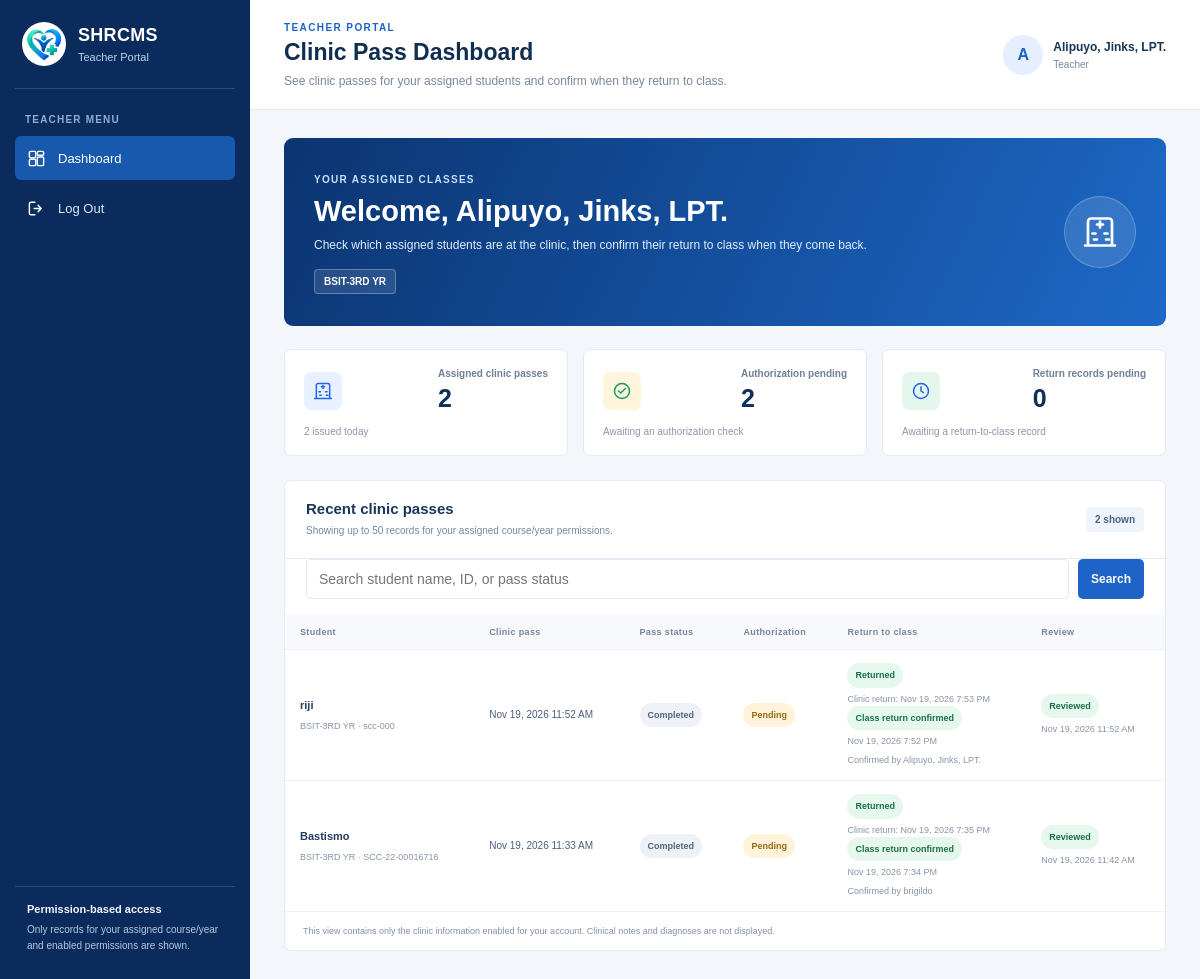
Page /php/Teacher_Dashboard/teacher_dashboard.php (signed in) on the committed database.
### tables this page shows
CREATE TABLE `clinic_passes` (
  `id` int NOT NULL,
  `student_id_no` varchar(50) NOT NULL,
  `pass_date` datetime NOT NULL,
  `pass_status` varchar(50) NOT NULL DEFAULT 'Issued',
  `authorization_status` varchar(50) NOT NULL DEFAULT 'Authorized',
  `return_status` varchar(50) NOT NULL DEFAULT 'Pending',
  `returned_at` datetime DEFAULT NULL,
  `teacher_confirmed_return_at` datetime DEFAULT NULL,
  `return_confirmed_by_teacher_id` int DEFAULT NULL,
  `issued_by_staff_id` int DEFAULT NULL,
  `created_at` timestamp NOT NULL DEFAULT CURRENT_TIMESTAMP
);

CREATE TABLE `students` (
  `id` int NOT NULL,
  `student_id_no` varchar(50) NOT NULL,
  `fullname` varchar(100) NOT NULL,
  `age` int DEFAULT NULL,
  `gender` varchar(20) DEFAULT NULL,
  `course_year` varchar(50) DEFAULT NULL,
  `contact` varchar(20) DEFAULT NULL,
  `allergies` text,
  `known_conditions` text,
  `created_at` timestamp NOT NULL DEFAULT CURRENT_TIMESTAMP,
  `user_id` int DEFAULT NULL,
  `email` varchar(100) DEFAULT NULL,
  `id_document` varchar(255) DEFAULT NULL,
  `password` varchar(255) DEFAULT NULL,
  `medical_history` text,
  `current_medications` text,
  `immunization_information` text,
  `emergency_contact_name` varchar(100) DEFAULT NULL,
  `emergency_contact_relationship` varchar(50) DEFAULT NULL,
  `emergency_contact_number` varchar(20) DEFAULT NULL,
  `birthdate` date DEFAULT NULL
);

CREATE TABLE `staff` (
  `id` int NOT NULL,
  `staff_id_no` varchar(50) DEFAULT NULL,
  `password` varchar(255) DEFAULT NULL,
  `fullname` varchar(100) NOT NULL,
  `role` varchar(50) NOT NULL,
  `email` varchar(100) DEFAULT NULL,
  `id_document` varchar(255) DEFAULT NULL,
  `created_at` timestamp NOT NULL DEFAULT CURRENT_TIMESTAMP
);

CREATE TABLE `teacher_pass_reviews` (
  `id` int NOT NULL,
  `pass_id` int NOT NULL,
  `teacher_id` int NOT NULL,
  `reviewed_at` timestamp NOT NULL DEFAULT CURRENT_TIMESTAMP
);

### php/Teacher_Dashboard/teacher_dashboard.php (the view, shortened to what the rows shown need)
<?php
require_once __DIR__ . '/../db.php';
$conn->set_charset('utf8mb4');
function e($value): string
{
    return htmlspecialchars((string)($value ?? ''), ENT_QUOTES, 'UTF-8');
}
function formatTeacherDate($value, string $format = 'M j, Y g:i A'): string
{
    $timestamp = strtotime((string)$value);
    return $timestamp === false ? '—' : date($format, $timestamp);
}
$teacherId = (int)($_SESSION['staff_id'] ?? $_SESSION['user_id'] ?? 0);
$teacherName = $_SESSION['admin_username'] ?? 'Teacher';
$search = is_string($_GET['search'] ?? null) ? trim($_GET['search']) : '';
$search = mb_substr($search, 0, 100);
$searchPattern = '%' . $search . '%';
$assignments = [];
$passes = [];
$conn->query(
    'CREATE TABLE IF NOT EXISTS teacher_pass_reviews (
        id INT NOT NULL AUTO_INCREMENT,
        pass_id INT NOT NULL,
        teacher_id INT NOT NULL,
        reviewed_at TIMESTAMP NOT NULL DEFAULT CURRENT_TIMESTAMP,
        PRIMARY KEY (id),
        UNIQUE KEY uq_teacher_pass_review (pass_id, teacher_id),
        INDEX idx_teacher_pass_review_teacher (teacher_id),
        CONSTRAINT fk_tpr_pass FOREIGN KEY (pass_id) REFERENCES clinic_passes(id) ON DELETE CASCADE,
        CONSTRAINT fk_tpr_teacher FOREIGN KEY (teacher_id) REFERENCES staff(id) ON DELETE CASCADE
    ) ENGINE=InnoDB DEFAULT CHARSET=utf8mb4'
);
try {
    $assignmentStmt = $conn->prepare(
        'SELECT course_year, can_view_passes, can_view_authorization,
                can_view_return_records, can_confirm_returns, can_review
         FROM teacher_course_assignments
         WHERE teacher_id = ?
           AND (can_view_passes = 1 OR can_view_authorization = 1
                OR can_view_return_records = 1 OR can_confirm_returns = 1
                OR can_review = 1)
         ORDER BY course_year'
    );
    $assignmentStmt->bind_param('i', $teacherId);
    $assignmentStmt->execute();
    $assignmentResult = $assignmentStmt->get_result();
    while ($assignment = $assignmentResult->fetch_assoc()) {
        $assignments[] = $assignment;
    }
    if ($assignments) {
        $passesStmt = $conn->prepare(
            'SELECT p.id, p.student_id_no, p.pass_date, p.pass_status,
                    p.authorization_status, p.return_status, p.returned_at,
                    p.teacher_confirmed_return_at,
                    p.return_confirmed_by_teacher_id, confirmer.fullname AS return_confirmed_by_name,
                    s.fullname, s.course_year,
                    a.can_view_passes, a.can_view_authorization,
                    a.can_view_return_records, a.can_confirm_returns, a.can_review,
                    r.reviewed_at
             FROM clinic_passes p
             INNER JOIN students s
                 ON s.student_id_no COLLATE utf8mb4_unicode_ci =
                    p.student_id_no COLLATE utf8mb4_unicode_ci
             INNER JOIN teacher_course_assignments a
                 ON a.teacher_id = ?
                 AND a.course_year COLLATE utf8mb4_unicode_ci =
                     s.course_year COLLATE utf8mb4_unicode_ci
             LEFT JOIN teacher_pass_reviews r
                 ON r.pass_id = p.id AND r.teacher_id = a.teacher_id
             LEFT JOIN staff confirmer
                 ON confirmer.id = p.return_confirmed_by_teacher_id
             WHERE (a.can_view_passes = 1 OR a.can_view_authorization = 1
                    OR a.can_view_return_records = 1 OR a.can_confirm_returns = 1
                    OR a.can_review = 1)
               AND (? = \'\'
                    OR p.student_id_no LIKE ? OR s.fullname LIKE ?
                    OR s.course_year LIKE ? OR p.pass_status LIKE ?
                    OR p.authorization_status LIKE ? OR p.return_status LIKE ?)
             ORDER BY p.pass_date DESC, p.id DESC
             LIMIT 50'
        );
        $passesStmt->bind_param(
            'isssssss',
            $teacherId,
            $search,
            $searchPattern,
            $searchPattern,
            $searchPattern,
            $searchPattern,
            $searchPattern,
            $searchPattern
        );
        $passesStmt->execute();
        $passesResult = $passesStmt->get_result();
        while ($pass = $passesResult->fetch_assoc()) {
            $passes[] = $pass;
        }
    }
} catch (mysqli_sql_exception $exception) {
    error_log('Teacher dashboard query failed: ' . $exception->getMessage());
    $databaseError = 'Clinic pass information is temporarily unavailable. Please contact the clinic administrator.';
}
$canViewPasses = false;
$canViewAuthorization = false;
$canViewReturnRecords = false;
$canConfirmReturns = false;
$canReview = false;
foreach ($assignments as $assignment) {
    $canViewPasses = $canViewPasses || (int)$assignment['can_view_passes'] === 1;
    $canViewAuthorization = $canViewAuthorization || (int)$assignment['can_view_authorization'] === 1;
    $canViewReturnRecords = $canViewReturnRecords || (int)$assignment['can_view_return_records'] === 1;
    $canConfirmReturns = $canConfirmReturns || (int)$assignment['can_confirm_returns'] === 1;
    $canReview = $canReview || (int)$assignment['can_review'] === 1;
}
?>
<!DOCTYPE html>
<html lang="en">
<head>
    <link rel="stylesheet" href="../../css/Teacher/teacher-dashboard.css?v=20261117">
</head>
<body class="teacher-dashboard-body">
    <div class="teacher-layout">
        <main class="teacher-main">
            <header class="teacher-header">
                <div>
                    <h1>Clinic Pass Dashboard</h1>
                </div>
            </header>
            <section class="teacher-content">
                <section class="teacher-welcome">
                    <div>
                        <h2>Welcome, <?= e($teacherName) ?></h2>
                    </div>
                </section>
                <?php if ($assignments): ?>
                    <section class="teacher-records-panel">
                        <div class="teacher-panel-heading">
                            <div>
                                <h2>Recent clinic passes</h2>
                            </div>
                        </div>
                        <div class="teacher-table-wrap">
                            <table class="teacher-table">
                                <thead>
                                    <tr>
                                        <th scope="col">Student</th>
                                        <?php if ($canViewPasses): ?>
                                            <th scope="col">Clinic pass</th>
                                            <th scope="col">Pass status</th>
                                        <?php endif; ?>
                                        <?php if ($canViewAuthorization): ?>
                                            <th scope="col">Authorization</th>
                                        <?php endif; ?>
                                        <?php if ($canViewReturnRecords || $canConfirmReturns): ?>
                                            <th scope="col">Return to class</th>
                                        <?php endif; ?>
                                        <?php if ($canReview): ?>
                                            <th scope="col">Review</th>
                                        <?php endif; ?>
                                    </tr>
                                </thead>
                                <tbody>
                                    <?php if (!$passes): ?>
                                        <tr>
                                            <td class="teacher-empty-row"
                                                colspan="<?= 1 + ($canViewPasses ? 2 : 0) + ($canViewAuthorization ? 1 : 0) + (($canViewReturnRecords || $canConfirmReturns) ? 1 : 0) + ($canReview ? 1 : 0) ?>">
                                                <?= $search !== '' ? 'No clinic passes match your search.' : 'No clinic pass records are available for your assigned classes.' ?>
                                            </td>
                                        </tr>
                                    <?php else: ?>
                                        <?php foreach ($passes as $pass): ?>
                                            <tr>
                                                <td>
                                                    <strong><?= e($pass['fullname']) ?></strong>
                                                    <small><?= e($pass['course_year']) ?> · <?= e($pass['student_id_no']) ?></small>
                                                </td>
                                                <?php if ((int)$pass['can_view_passes'] === 1): ?>
                                                    <td><?= e(formatTeacherDate($pass['pass_date'])) ?></td>
                                                    <td><span class="teacher-status"><?= e($pass['pass_status']) ?></span></td>
                                                <?php elseif ($canViewPasses): ?>
                                                    <td>—</td>
                                                    <td>—</td>
                                                <?php endif; ?>
                                                <?php if ($canViewAuthorization): ?>
                                                    <td>
                                                        <?php if ((int)$pass['can_view_authorization'] === 1): ?>
                                                            <span class="teacher-status <?= strtolower(str_replace(' ', '-', $pass['authorization_status'])) ?>">
                                                                <?= e($pass['authorization_status']) ?>
                                                            </span>
                                                        <?php else: ?>
                                                            —
                                                        <?php endif; ?>
                                                    </td>
                                                <?php endif; ?>
                                                <?php if ($canViewReturnRecords || $canConfirmReturns): ?>
                                                    <td>
                                                        <?php if ((int)$pass['can_view_return_records'] === 1 || (int)$pass['can_confirm_returns'] === 1): ?>
                                                            <?php if ((int)$pass['can_view_return_records'] === 1): ?>
                                                                <span class="teacher-status <?= strtolower(str_replace(' ', '-', $pass['return_status'])) ?>">
                                                                    <?= e($pass['return_status']) ?>
                                                                </span>
                                                                <?php if (!empty($pass['returned_at'])): ?>
                                                                    <small class="teacher-return-time">Clinic return: <?= e(formatTeacherDate($pass['returned_at'])) ?></small>
                                                                <?php endif; ?>
                                                            <?php endif; ?>
                                                            <?php if ((int)$pass['can_confirm_returns'] === 1): ?>
                                                                <span class="teacher-status <?= !empty($pass['teacher_confirmed_return_at']) ? 'returned' : 'pending' ?>">
                                                                    <?= !empty($pass['teacher_confirmed_return_at']) ? 'Class return confirmed' : 'Awaiting teacher confirmation' ?>
                                                                </span>
                                                                <?php if (!empty($pass['teacher_confirmed_return_at'])): ?>
                                                                    <small class="teacher-return-time"><?= e(formatTeacherDate($pass['teacher_confirmed_return_at'])) ?></small>
                                                                    <?php if (!empty($pass['return_confirmed_by_name'])): ?>
                                                                        <small class="teacher-return-time">Confirmed by <?= e($pass['return_confirmed_by_name']) ?></small>
                                                                    <?php endif; ?>
                                                                <?php endif; ?>
                                                            <?php endif; ?>
                                                        <?php else: ?>
                                                            —
                                                        <?php endif; ?>
                                                    </td>
                                                <?php endif; ?>
                                                <?php if ($canReview): ?>
                                                    <td>
                                                        <?php if ((int)$pass['can_review'] !== 1): ?>
                                                            <span class="teacher-muted">Not assigned</span>
                                                        <?php elseif (!empty($pass['reviewed_at'])): ?>
                                                            <span class="teacher-reviewed">Reviewed</span>
                                                            <small class="teacher-return-time"><?= e(formatTeacherDate($pass['reviewed_at'])) ?></small>
                                                        <?php endif; ?>
                                                    </td>
                                                <?php endif; ?>
                                            </tr>
                                        <?php endforeach; ?>
                                    <?php endif; ?>
                                </tbody>
                            </table>
                        </div>
                    </section>
                <?php endif; ?>
            </section>
        </main>
    </div>
</body>
</html>

### rows in the picture
clinic_passes: students.fullname "riji", students.course_year "BSIT-3RD YR", student_id_no "scc-000", pass_date "Nov 19, 2026 11:52 AM", pass_status "Completed", authorization_status "Pending", return_status "Returned", returned_at "Nov 19, 2026 7:53 PM", shows "Class return confirmed", teacher_confirmed_return_at "Nov 19, 2026 7:52 PM", return_confirmed_by_teacher.fullname "Alipuyo, Jinks, LPT.", teacher_pass_reviews.reviewed_at "Nov 19, 2026 11:52 AM"
clinic_passes: students.fullname "Bastismo", students.course_year "BSIT-3RD YR", student_id_no "SCC-22-00016716", pass_date "Nov 19, 2026 11:33 AM", pass_status "Completed", authorization_status "Pending", return_status "Returned", returned_at "Nov 19, 2026 7:35 PM", shows "Class return confirmed", teacher_confirmed_return_at "Nov 19, 2026 7:34 PM", return_confirmed_by_teacher.fullname "brigildo", teacher_pass_reviews.reviewed_at "Nov 19, 2026 11:42 AM"

### other values in the picture
mb_substr($teacherName, 0, 1) "A"
$teacherName "Alipuyo, Jinks, LPT."
$assignment['course_year'] "BSIT-3RD YR"
$summary['visible_passes'] "2"
$summary['todays_passes'] "2"
$summary['pending_authorization'] "2"
$summary['pending_returns'] "0"
count($passes) "2"
